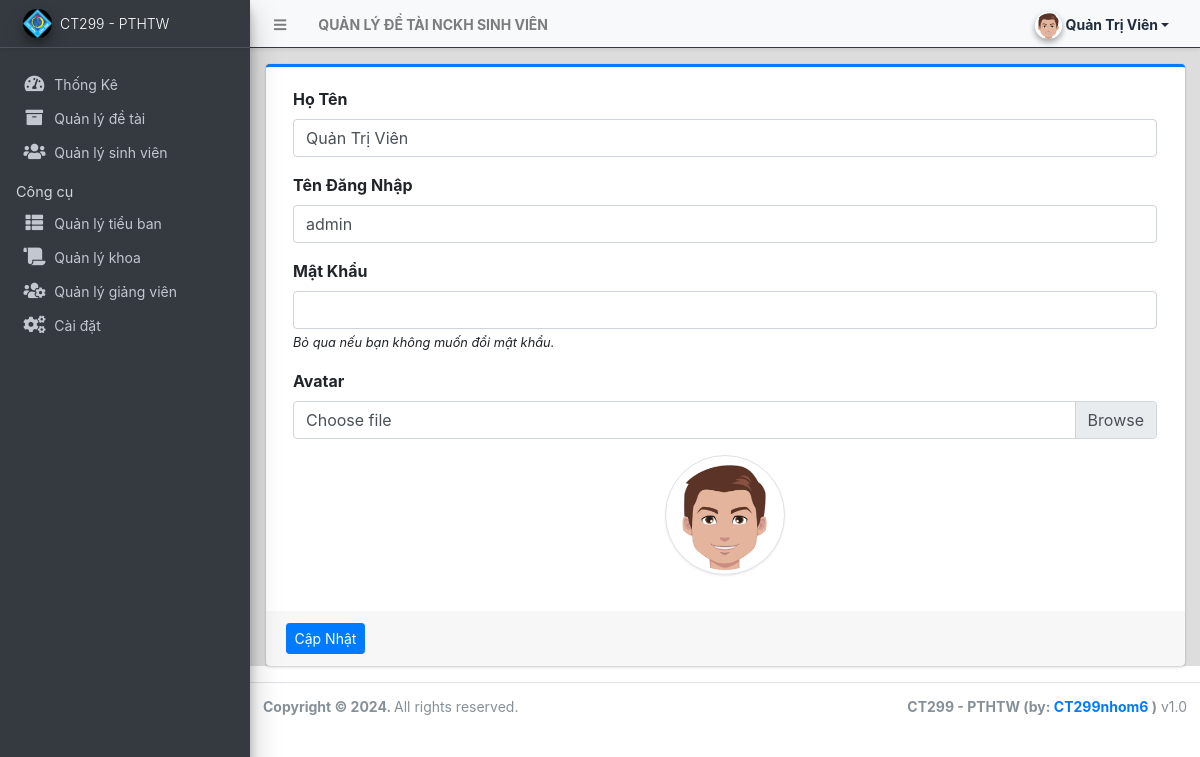
/admin/?page=user (signed in), run on the app's committed database.
### tables this page shows
CREATE TABLE `nhanvien` (
  `id` int(50) NOT NULL,
  `chucvu` varchar(250) NOT NULL,
  `maso` text DEFAULT NULL,
  `hoten` varchar(250) NOT NULL,
  `username` text NOT NULL,
  `password` text NOT NULL,
  `avatar` text DEFAULT NULL,
  `last_login` datetime DEFAULT NULL,
  `type` tinyint(1) NOT NULL DEFAULT 0,
  `status` int(1) NOT NULL DEFAULT 1 COMMENT '0=not verified, 1 = verified',
  `date_added` datetime NOT NULL DEFAULT current_timestamp(),
  `date_updated` datetime DEFAULT NULL ON UPDATE current_timestamp()
);

### classes/DBConnection.php (called while the page is built, shortened)
<?php
    class DBConnection{
        private $host = DB_SERVER;
        private $username = DB_USERNAME;
        private $password = DB_PASSWORD;
        private $database = DB_NAME;
        public $conn;
        public function __construct(){
            if (!isset($this->conn)) {
                $this->conn = new mysqli($this->host, $this->username, $this->password, $this->database);
            }
        }
    }
?>

### classes/SystemSettings.php (called while the page is built, shortened)
<?php
class SystemSettings extends DBConnection{
	function userdata($field = ''){
		if(!empty($field)){
			if(isset($_SESSION['userdata'][$field]))
				return $_SESSION['userdata'][$field];
			else
				return null;
		}else{
			return false;
		}
	}
}
$_settings = new SystemSettings();
?>

### config.php (called while the page is built, shortened)
<?php
require_once('classes/DBConnection.php');
require_once('classes/SystemSettings.php');
function validate_image($file){
	if(!empty($file)){
        $ex = explode('?',$file);
        $file = $ex[0];
        $param =  isset($ex[1]) ? '?'.$ex[1]  : '';
		if(is_file(base_app.$file)){
			return base_url.$file.$param;
		}else{
			return base_url.'dist/img/no-image-available.png';
		}
	}else{
		return base_url.'dist/img/no-image-available.png';
	}
}
?>

### admin/user/index.php (the view, shortened to what this page needs)
<?php
$user = $conn->query("SELECT * FROM nhanvien where id ='".$_settings->userdata('id')."'");
foreach($user->fetch_array() as $k =>$v){
	$meta[$k] = $v;
}
?>
<div class="card card-outline card-primary">
	<div class="card-body">
		<div class="container-fluid">
			<form action="" id="manage-user">
				<div class="form-group">
					<label for="ten">Họ Tên</label>
					<input type="text" name="hoten" id="hoten" class="form-control" value="<?php echo isset($meta['hoten']) ? $meta['hoten']: '' ?>" required>
				</div>
				<div class="form-group">
					<label for="username">Tên Đăng Nhập</label>
					<input type="text" name="username" id="username" class="form-control" value="<?php echo isset($meta['username']) ? $meta['username']: '' ?>" required  autocomplete="off">
				</div>
				<div class="form-group">
					<label for="password">Mật Khẩu</label>
					<input type="password" name="password" id="password" class="form-control" value="" autocomplete="off">
					<small><i>Bỏ qua nếu bạn không muốn đổi mật khẩu.</i></small>
				</div>
				<div class="form-group">
					<label for="" class="control-label">Avatar</label>
					<div class="custom-file">
		              <label class="custom-file-label" for="customFile">Choose file</label>
		            </div>
				</div>
				<div class="form-group d-flex justify-content-center">
					<img src="<?php echo validate_image(isset($meta['avatar']) ? $meta['avatar'] :'') ?>" alt="" id="cimg" class="img-fluid img-thumbnail">
				</div>
			</form>
		</div>
	</div>
	<div class="card-footer">
			<div class="col-md-12">
				<div class="row">
					<button class="btn btn-sm btn-primary" form="manage-user">Cập Nhật</button>
				</div>
			</div>
		</div>
</div>

### admin/user/index.php (style rules this page uses)
img#cimg { height: 15vh; width: 15vh; object-fit: cover; border-radius: 100% 100%; }

### data on the page
nhanvien: hoten "Quản Trị Viên", username "admin", avatar (picture)

### other printed values
$_settings->info('ten') "QUẢN LÝ ĐỀ TÀI NCKH SINH VIÊN"
$_settings->userdata('hoten') "Quản Trị Viên"
$_settings->info('short_name') "CT299 - PTHTW"
